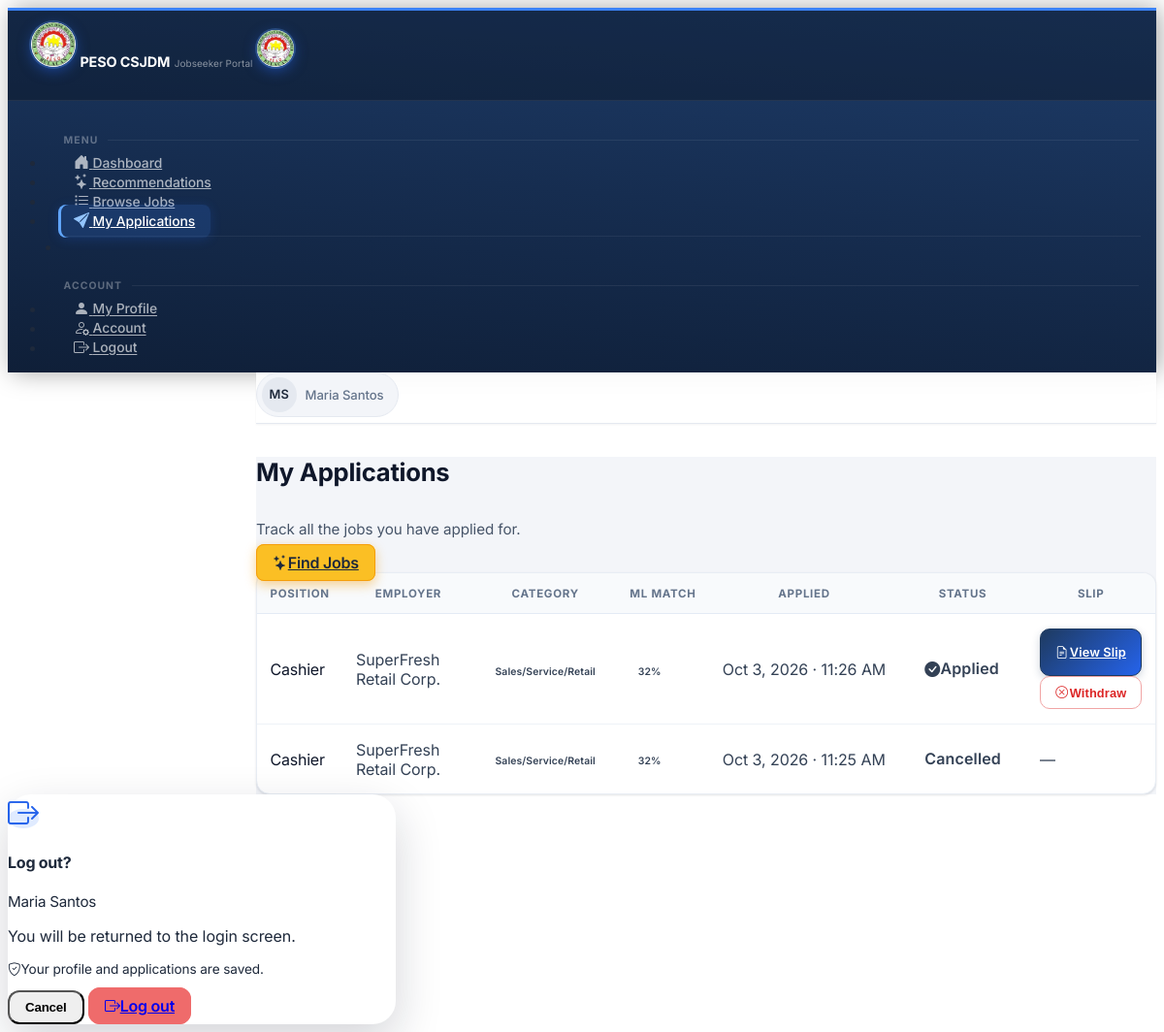
Page /jobseeker/referrals (signed in) on the committed database.
### tables this page shows
CREATE TABLE "users" (
                user_id            INTEGER PRIMARY KEY AUTOINCREMENT,
                full_name     TEXT    NOT NULL,
                email         TEXT    UNIQUE NOT NULL,
                password_hash TEXT    NOT NULL,
                role          TEXT    DEFAULT 'admin',
                is_active     INTEGER DEFAULT 1,
                created_at    DATETIME DEFAULT CURRENT_TIMESTAMP
            );

CREATE TABLE referrals (
            referral_id           INTEGER  PRIMARY KEY AUTOINCREMENT,
            applicant_id INTEGER  NOT NULL,
            vacancy_id   INTEGER  NOT NULL,
            referred_by  INTEGER  NOT NULL,
            referred_at  DATETIME DEFAULT CURRENT_TIMESTAMP,
            status       TEXT     DEFAULT 'referred',
            notes        TEXT, suitability_score REAL,
            FOREIGN KEY (applicant_id) REFERENCES applicants(applicant_id),
            FOREIGN KEY (vacancy_id)   REFERENCES job_vacancies(vacancy_id),
            FOREIGN KEY (referred_by)  REFERENCES users(user_id)
        );

CREATE TABLE job_vacancies (
            vacancy_id                   INTEGER  PRIMARY KEY AUTOINCREMENT,
            employer_name        TEXT     NOT NULL,
            job_title            TEXT     NOT NULL,
            occupational_category TEXT    NOT NULL,
            is_local             INTEGER  DEFAULT 1,
            is_active            INTEGER  DEFAULT 1,
            created_at           DATETIME DEFAULT CURRENT_TIMESTAMP
        , employer_id INTEGER REFERENCES users(user_id), application_deadline DATE, req_gender TEXT DEFAULT 'Any', req_age_min INTEGER, req_age_max INTEGER, req_education TEXT, req_documents TEXT, req_experience_months INTEGER, salary_min INTEGER, salary_max INTEGER, salary_period TEXT, job_location TEXT, req_skills TEXT, requirements_deadline DATE, interview_date DATE, interview_time TEXT, interview_date_end DATE, interview_time_end TEXT, location_type TEXT, venue_address TEXT, max_applicants INTEGER);

### app.py (the view)
@app.route('/jobseeker/referrals')
@jobseeker_required
def jobseeker_referrals():
    db = get_db()
    ap = _get_my_applicant()
    my_referrals = []
    if ap:
        my_referrals = db.execute('''
            SELECT r.*, jv.job_title, jv.employer_name, jv.occupational_category
            FROM referrals r
            JOIN job_vacancies jv ON r.vacancy_id = jv.vacancy_id
            WHERE r.applicant_id = ?
            ORDER BY r.referred_at DESC
        ''', (ap['applicant_id'],)).fetchall()
    return render_template('jobseeker/referrals.html', ap=ap, my_referrals=my_referrals)

### app.py (called while the page is built)
def get_db():
    if 'db' not in g:
        g.db = sqlite3.connect(DATABASE)
        g.db.row_factory = sqlite3.Row
        g.db.execute('PRAGMA foreign_keys = ON')
    return g.db

@app.before_request
def drop_stale_session():
    if 'user_id' in session and not (request.endpoint or '').startswith('static'):
        row = get_db().execute('SELECT is_active FROM users WHERE user_id=?', (session['user_id'],)).fetchone()
        if row is None or row['is_active'] == 0:
            session.clear()

@app.before_request
def csrf_same_origin_guard():
    if request.method in ('POST', 'PUT', 'PATCH', 'DELETE'):
        src = request.headers.get('Origin') or request.headers.get('Referer')
        if src:
            from urllib.parse import urlparse
            if urlparse(src).netloc != request.host:
                abort(403)

@app.after_request
def security_headers(resp):
    resp.headers.setdefault('X-Content-Type-Options', 'nosniff')
    resp.headers.setdefault('X-Frame-Options', 'SAMEORIGIN')
    resp.headers.setdefault('Referrer-Policy', 'same-origin')
    return resp

def role_required(*roles):
    def decorator(f):
        @wraps(f)
        def decorated(*args, **kwargs):
            if 'user_id' not in session:
                return redirect(url_for('login'))
            if session.get('role') not in roles:
                flash('You do not have permission to access this page.', 'danger')
                return redirect(_role_home())
            return f(*args, **kwargs)
        return decorated
    return decorator

@app.template_filter('friendly_dt')
def friendly_dt(value):
    if not value:
        return ''
    for fmt in ('%Y-%m-%d %H:%M:%S', '%Y-%m-%d %H:%M:%S.%f', '%Y-%m-%d'):
        try:
            dt = datetime.strptime(str(value), fmt) + _PHT
            return dt.strftime('%b %d, %Y · %I:%M %p').replace(' 0', ' ')
        except ValueError:
            continue
    return str(value)

@app.after_request
def no_cache_private_pages(resp):
    if request.endpoint != 'static':
        resp.headers['Cache-Control'] = 'no-store, no-cache, must-revalidate, max-age=0'
        resp.headers['Pragma'] = 'no-cache'
        resp.headers['Expires'] = '0'
    return resp

def _get_my_applicant():
    return get_db().execute(
        'SELECT * FROM applicants WHERE user_id=?', (session['user_id'],)
    ).fetchone()

### templates/jobseeker/referrals.html (shortened to what this page needs)
{% extends 'base_jobseeker.html' %}
{% block content %}
<div class="d-flex align-items-center justify-content-between flex-wrap gap-2 mb-4 apps-head">
  <div>
    <h4 class="fw-bold mb-0 apps-title">My Applications</h4>
    <p class="text-muted small mb-0 apps-sub">Track all the jobs you have applied for.</p>
  </div>
  <a href="{{ url_for('jobseeker_recommendations') }}" class="btn btn-sm fw-bold"
     style="background:#fbbf24;color:#1e293b;border:1px solid #f59e0b;box-shadow:0 4px 12px rgba(245,158,11,.45);">
    <i class="bi bi-stars me-1"></i>Find Jobs
  </a>
</div>
{% if my_referrals %}
<div class="card shadow-sm border-0 apps-card" style="border-radius:12px;overflow:hidden;">
  <div class="table-responsive">
  <table class="table table-hover mb-0 apps-table">
    <thead style="background:#f8fafc;font-size:.78rem;color:#64748b;text-transform:uppercase;letter-spacing:.05em;">
      <tr>
        <th class="px-3 py-2">Position</th>
        <th class="py-2">Employer</th>
        <th class="py-2">Category</th>
        <th class="py-2">ML Match</th>
        <th class="py-2">Applied</th>
        <th class="py-2">Status</th>
        <th class="py-2">Slip</th>
      </tr>
    </thead>
    <tbody>
      {% for r in my_referrals %}
      <tr>
        <td class="px-3 py-2 fw-semibold small">{{ r.job_title }}</td>
        <td class="py-2 small text-muted">{{ r.employer_name }}</td>
        <td class="py-2">
          <span class="badge bg-primary-subtle text-primary-emphasis" style="font-size:.65rem;">{{ r.occupational_category }}</span>
        </td>
        <td class="py-2">
          {% if r.suitability_score is not none %}
          <span class="badge bg-info-subtle text-info-emphasis" style="font-size:.65rem;">{{ '%.0f'|format(r.suitability_score * 100) }}%</span>
          {% else %}
          <span class="text-muted small">—</span>
          {% endif %}
        </td>
        <td class="py-2 small text-muted">{{ r.referred_at|friendly_dt }}</td>
        <td class="py-2">
          {% if r.status == 'cancelled' %}
          <span class="badge bg-danger-subtle text-danger-emphasis">Cancelled</span>
          {% elif r.status == 'referred' %}
          <span class="badge bg-success-subtle text-success-emphasis"><i class="bi bi-check-circle-fill me-1"></i>Applied</span>
          {% else %}
          <span class="badge bg-secondary-subtle text-secondary-emphasis">{{ r.status }}</span>
          {% endif %}
        </td>
        <td class="py-2">
          {% if r.status == 'cancelled' %}
          <span class="text-muted small">—</span>
          {% else %}
          <div class="d-flex gap-1">
            <a href="{{ url_for('referral_slip', rid=r.referral_id) }}"
               class="btn btn-outline-secondary btn-sm py-0 px-2" style="font-size:.72rem;">
              <i class="bi bi-file-earmark-text me-1"></i>View Slip
            </a>
            {% if r.status == 'referred' %}
            <form method="POST" action="{{ url_for('jobseeker_cancel_referral', rid=r.referral_id) }}">
              <button type="submit" class="btn btn-outline-danger btn-sm py-0 px-2" style="font-size:.72rem;"
                      onclick="return confirm('Withdraw your application for &quot;{{ r.job_title }}&quot;? This cannot be undone, but you can re-apply later.')">
                <i class="bi bi-x-circle me-1"></i>Withdraw
              </button>
            </form>
            {% endif %}
          </div>
          {% endif %}
        </td>
      </tr>
      {% endfor %}
    </tbody>
  </table>
  </div>
</div>
{% endif %}
{% endblock %}

### templates/base_jobseeker.html (shortened to what this page needs)
<!DOCTYPE html>
<html lang="en">
<head>
  <link rel="stylesheet" href="https://cdn.jsdelivr.net/npm/@coreui/coreui@5/dist/css/coreui.min.css" />
  <link rel="stylesheet" href="https://cdn.jsdelivr.net/npm/bootstrap-icons@1.11.3/font/bootstrap-icons.min.css" />
  <link rel="stylesheet" href="{{ url_for('static', filename='css/custom.css') }}" />
</head>
<body class="jobseeker-portal">
<div class="sidebar sidebar-dark sidebar-fixed hide" id="sidebar">
  <div class="sidebar-brand">
    <span class="sidebar-brand-full d-flex align-items-center gap-2">
      <span class="sb-icon-badge">
        <img src="{{ url_for('static', filename='img/peso_logo.png') }}" alt="PESO CSJDM" />
      </span>
      <span>
        <span class="sb-brand-name d-block">PESO CSJDM</span>
        <span class="sb-brand-sub">Jobseeker Portal</span>
      </span>
    </span>
    <span class="sidebar-brand-narrow">
      <span class="sb-icon-badge" style="width:38px;height:38px;">
        <img src="{{ url_for('static', filename='img/peso_logo.png') }}" alt="PESO CSJDM" />
      </span>
    </span>
  </div>
  <ul class="sidebar-nav">
    <li class="nav-title">Menu</li>
    <li class="nav-item">
      <a class="nav-link {% if request.endpoint == 'jobseeker_dashboard' %}active{% endif %}"
         href="{{ url_for('jobseeker_dashboard') }}">
        <span class="nav-icon"><i class="bi bi-house-door-fill"></i></span>
        Dashboard
      </a>
    </li>
    <li class="nav-item">
      <a class="nav-link {% if request.endpoint == 'jobseeker_recommendations' %}active{% endif %}"
         href="{{ url_for('jobseeker_recommendations') }}">
        <span class="nav-icon"><i class="bi bi-stars"></i></span>
        Recommendations
      </a>
    </li>
    <li class="nav-item">
      <a class="nav-link {% if request.endpoint == 'jobseeker_jobs' %}active{% endif %}"
         href="{{ url_for('jobseeker_jobs') }}">
        <span class="nav-icon"><i class="bi bi-list-task"></i></span>
        Browse Jobs
      </a>
    </li>
    <li class="nav-item">
      <a class="nav-link {% if request.endpoint == 'jobseeker_referrals' %}active{% endif %}"
         href="{{ url_for('jobseeker_referrals') }}">
        <span class="nav-icon"><i class="bi bi-send-fill"></i></span>
        My Applications
      </a>
    </li>
    <li class="nav-divider"></li>
    <li class="nav-title">Account</li>
    <li class="nav-item">
      <a class="nav-link {% if request.endpoint == 'jobseeker_profile' %}active{% endif %}"
         href="{{ url_for('jobseeker_profile') }}">
        <span class="nav-icon"><i class="bi bi-person-fill"></i></span>
        My Profile
      </a>
    </li>
    <li class="nav-item">
      <a class="nav-link {% if request.endpoint == 'jobseeker_account' %}active{% endif %}"
         href="{{ url_for('jobseeker_account') }}">
        <span class="nav-icon"><i class="bi bi-person-gear"></i></span>
        Account
      </a>
    </li>
    <li class="nav-item">
      <a class="nav-link" href="#" data-coreui-toggle="modal" data-coreui-target="#logoutModal">
        <span class="nav-icon"><i class="bi bi-box-arrow-right"></i></span>
        Logout
      </a>
    </li>
  </ul>
</div>
<div class="wrapper d-flex flex-column min-vh-100">
  <header class="header header-sticky p-0">
    <div class="container-fluid border-bottom px-4 d-flex align-items-center gap-3"
         style="height:52px;">
      <div class="ms-auto d-flex align-items-center gap-2">
        {% set _name = session.get('full_name', 'Jobseeker') %}
        <div class="topbar-user">
          {% if user_photo %}<img class="topbar-avatar" src="{{ url_for('profile_photo', filename=user_photo) }}" alt="" />
          {% else %}<span class="topbar-avatar topbar-avatar-initials" aria-hidden="true">{{ (_name.split()|map('first')|list)[:2]|join|upper or 'J' }}</span>{% endif %}
          <span>{{ _name }}</span>
        </div>
      </div>
    </div>
  </header>
  <div class="body flex-grow-1">
    <div class="container-fluid px-4 pt-3 pb-4">
      {% block content %}{% endblock %}
    </div>
  </div>
</div>
<div class="modal fade" id="logoutModal" tabindex="-1" aria-hidden="true">
  <div class="modal-dialog modal-dialog-centered" style="max-width:400px;">
    <div class="modal-content border-0" style="border-radius:24px;background:#fff;box-shadow:0 18px 48px rgba(15,23,42,.18);">
      <div class="modal-body text-center px-4 pt-5 pb-3">
        <span class="d-inline-flex align-items-center justify-content-center mb-3"
              style="width:76px;height:76px;border-radius:50%;background:#e0ebff;">
          <i class="bi bi-box-arrow-right" style="font-size:2rem;color:#2563eb;"></i>
        </span>
        <h4 class="fw-bold mb-2">Log out?</h4>
        {% if session.get('full_name') %}<div class="fw-semibold mb-1" style="font-size:.95rem;">{{ session.get('full_name') }}</div>{% endif %}
        <p class="text-muted mb-1" style="font-size:1rem;">You will be returned to the login screen.</p>
        <p class="text-muted mb-0" style="font-size:.85rem;"><i class="bi bi-shield-check me-1"></i>Your profile and applications are saved.</p>
      </div>
      <div class="modal-footer border-0 d-flex gap-2 px-4 pb-4 pt-3">
        <button type="button" class="btn btn-outline-secondary flex-fill fw-semibold py-2" style="border-radius:12px;"
                data-coreui-dismiss="modal">Cancel</button>
        <a href="{{ url_for('logout') }}" class="btn flex-fill fw-semibold py-2 text-white" style="background:#ef6b6b;border:1px solid #ef6b6b;border-radius:12px;">
          <i class="bi bi-box-arrow-right me-1"></i>Log out
        </a>
      </div>
    </div>
  </div>
</div>
</body>
</html>

### templates/jobseeker/referrals.html (style rules this page uses)
.apps-title { font-size: 1.6rem; letter-spacing: -.01em; color: #0f172a; }
.apps-sub { color: #475569 !important; font-size: .95rem; }
.apps-card { border: 1px solid #e8edf4 !important; border-radius: 14px !important; box-shadow: 0 1px 2px rgba(15,23,42,.04), 0 8px 22px rgba(15,23,42,.06) !important; background: #fff; }
.apps-table { border-collapse: separate; border-spacing: 0; }
.apps-table thead { background: linear-gradient(180deg,#f8fafd,#f1f5fb) !important; }
.apps-table thead th { color: #475569; font-weight: 700; border-bottom: 1px solid #e3eaf5; padding-top: .85rem !important; padding-bottom: .85rem !important; white-space: nowrap; }
.apps-table tbody td { vertical-align: middle; padding-top: .95rem !important; padding-bottom: .95rem !important; border-bottom: 1px solid #eef2f8; color: #334155; }
.apps-table tbody tr:last-child td { border-bottom: 0; }
.apps-table.table-hover tbody tr { transition: background .15s ease; }
.apps-table tbody td:first-child { color: #0f172a; box-shadow: inset 3px 0 0 transparent; transition: box-shadow .15s ease; }
.apps-table .badge { border-radius: 999px; padding: .4em .8em; font-weight: 600; }
.apps-table .btn-sm { border-radius: 8px; font-weight: 600; padding: .35rem .75rem !important; font-size: .78rem !important; transition: all .15s ease; }
.apps-table .btn-outline-secondary { color: #1d4ed8; background: #eaf1ff; border-color: #93b4f5; }
.apps-table .btn-outline-danger { background: #fff5f5; border-color: #f5b5b5; }
.apps-table td .d-flex.gap-1 { gap: .5rem !important; align-items: center; flex-wrap: nowrap; }
.apps-table td .d-flex form { margin: 0; }
.apps-table .btn-sm { display: inline-flex; align-items: center; justify-content: center; gap: .1rem; min-height: 34px; padding: .4rem .95rem !important; font-size: .8rem !important; letter-spacing: .01em; white-space: nowrap; border-radius: 10px; }
.apps-table .btn-outline-secondary { background: var(--peso-brand-grad); color: #fff; border: 1px solid #1e3a5f; box-shadow: 0 3px 8px rgba(30,58,95,.22); }
.apps-table .btn-outline-danger { background: #fff; color: #dc2626; border: 1.5px solid #f1a5a5; box-shadow: none; }

### rows in the picture
users: full_name "Maria Santos", get "Maria Santos"
referrals: job_title "Cashier", employer_name "SuperFresh Retail Corp.", occupational_category "Sales/Service/Retail", r.suitability_score*100 "32", referred_at|friendly_dt "Oct 3, 2026 · 11:26 AM", status "referred" (drawn)
referrals: job_title "Cashier", employer_name "SuperFresh Retail Corp.", occupational_category "Sales/Service/Retail", r.suitability_score*100 "32", referred_at|friendly_dt "Oct 3, 2026 · 11:25 AM", status "Cancelled"

### other values in the picture
{{ (_name.split()|map('first')|list)[:2]|join|upper or 'J' }} "MS"
